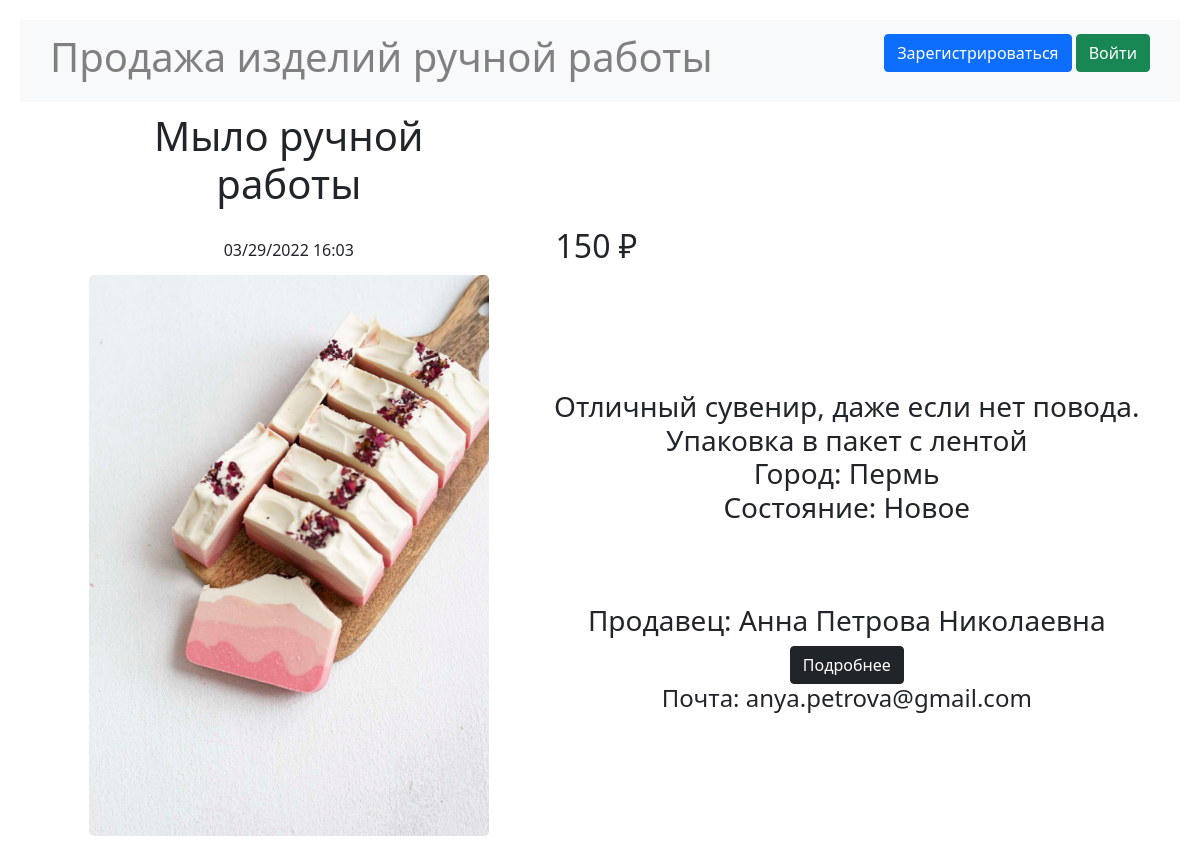
The app's page /ad/details/2 with its own data.
### data/ads.py (models this page shows)
class Ad(SqlAlchemyBase, SerializerMixin):
    __tablename__ = 'ads'
    id = sqlalchemy.Column(sqlalchemy.Integer,
                           primary_key=True, autoincrement=True)
    user_id = sqlalchemy.Column(sqlalchemy.Integer,
                                sqlalchemy.ForeignKey("users.id"))
    title = sqlalchemy.Column(sqlalchemy.String, nullable=True)
    content = sqlalchemy.Column(sqlalchemy.String, nullable=True)
    price = sqlalchemy.Column(sqlalchemy.Integer, nullable=True)
    filename = sqlalchemy.Column(sqlalchemy.String, nullable=True)
    created_date = sqlalchemy.Column(sqlalchemy.DateTime,
                                     default=datetime.datetime.now)
    is_sold = sqlalchemy.Column(sqlalchemy.Boolean, default=False)
    material = sqlalchemy.Column(sqlalchemy.String, nullable=True)
    condition = sqlalchemy.Column(sqlalchemy.String, nullable=True)
    user = orm.relation('User')

### data/users.py (models this page shows, shortened)
class User(SqlAlchemyBase, UserMixin, SerializerMixin):
    __tablename__ = 'users'
    id = sqlalchemy.Column(sqlalchemy.Integer,
                           primary_key=True, autoincrement=True)
    name = sqlalchemy.Column(sqlalchemy.String, nullable=True)
    surname = sqlalchemy.Column(sqlalchemy.String, nullable=True)
    patronymic = sqlalchemy.Column(sqlalchemy.String, nullable=True)
    city = sqlalchemy.Column(sqlalchemy.String, nullable=True)
    age = sqlalchemy.Column(sqlalchemy.Integer, nullable=True)
    email = sqlalchemy.Column(sqlalchemy.String,
                              index=True, unique=True, nullable=True)
    about = sqlalchemy.Column(sqlalchemy.String, nullable=True)
    hashed_password = sqlalchemy.Column(sqlalchemy.String, nullable=True)
    created_date = sqlalchemy.Column(sqlalchemy.DateTime,
                                     default=datetime.datetime.now)
    ads = orm.relation("Ad", back_populates='user')

### main.py (the view)
@app.route("/ad/details/<int:ad_id>")
def ad_details(ad_id):
    db_sess = db_session.create_session()
    ad = db_sess.query(Ad).filter(Ad.id == ad_id).first()
    return render_template("ad_details.html", ad=ad,
                           title=f"Обзор товара")

### data/db_session.py (called while the page is built)
def create_session() -> Session:
    global __factory
    return __factory()

### functions.py (called while the page is built)
def get_utc(city_to_find):
    with open('db/cities_utc.csv', encoding="utf8") as csvfile:
        reader = csv.reader(csvfile, delimiter=';', quotechar='"')
        for city, utc in reader:
            if city == city_to_find and city != "Город":
                return int(utc)
    return 0

### main.py (called while the page is built)
@app.template_filter('change_time')
def change_time(time, city):
    return time + datetime.timedelta(hours=get_utc(city))

### templates/ad_details.html (shortened to what this page needs)
{% extends "base.html" %}
{% block content %}
{% set i, item = ad.id, ad %}
<table>
    <tr>
        <td align="center" style="padding: 10px 80px;" ><h1>{{ ad.title }}</h1></td>
    </tr>
    <tr>
        <td align="center">
            {{ (ad.created_date |
            change_time(current_user.city)).strftime("%m/%d/%Y %H:%M") }}
        </td>
        <td align="left" style="padding-left: 20px;"><h2>{{ad.price}} ₽</h2>
        </td>
    </tr>
    <tr>
        <td align="center">
            <a data-bs-toggle="modal" data-bs-target="#Modal{{ad.id}}">
                <img class="add_img rounded-3" alt="Изображение товара"
                     src="/static/img/{{ad.filename}}" width="400">
            </a>
        </td>
        <td align="center">
            <div><h3>{{ ad.content }}<br>
                Город: {{ ad.user.city }}<br>
                Состояние: {{ ad.condition }}</h3></div>
            <div align="bottom" style="margin-top: 80px">
                <h3>Продавец: {{ ad.user.name }} {{ ad.user.surname }}
                    {{ ad.user.patronymic }} </h3>
                <div align="center"><a href="/user/{{ad.user.id}}/active">
                    <button type="button" class="btn btn-dark">Подробнее
                    </button>
                </a></div>
                <h4>Почта: {{ad.user.email}}</h4>
            </div>
        </td>
    </tr>
</table>
{% endblock %}

### static/css/base.css (style rules this page uses)
body { margin: 20px; }

### records on screen
Ad: title "Мыло ручной работы", created_date "03/29/2022 16:03", price "150", filename (picture), content "Отличный сувенир, даже если нет повода. Упаковка в пакет с лентой", condition "Новое"
User: user.city "Пермь", user.name "Анна", user.surname "Петрова", user.patronymic "Николаевна", user.email "anya.petrova@gmail.com"
